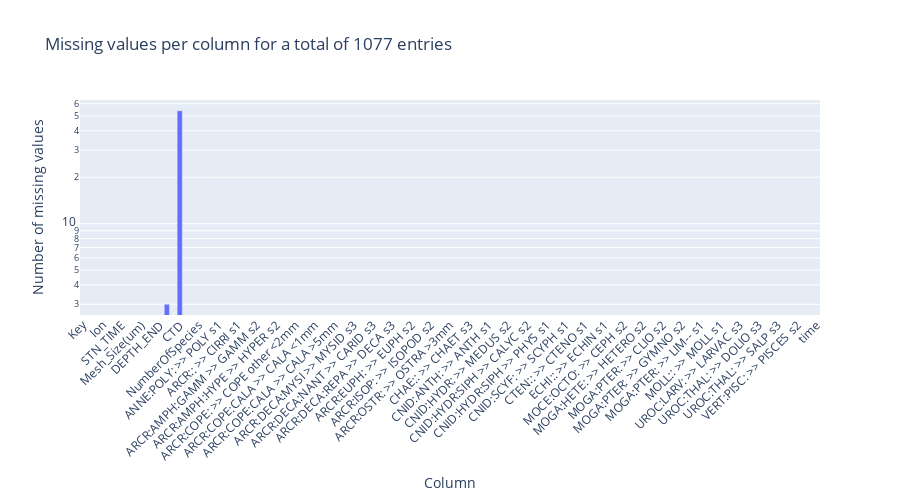

Write notebook code for a chart like this one.
### Markdown cell above
Remove the data when time and position are not known.

### Code cell
fig = (
    raw_data.isna()
    .sum()
    .plot(
        kind="bar",
        title=f"Missing values per column for a total of {len(raw_data)} entries",
        labels=dict(
            index="Column",
            value="Number of missing values",
        ),
        # log y-axis
        log_y=True,
    )
)
# Rotate x-axis labels by 45 degrees
fig.update_xaxes(tickangle=-45)
# multiply the figure ratio of height by 2
fig.update_layout(height=500)
# Remove legend
fig.update_layout(showlegend=False)
fig.show()

### Figure 1 — Plotly figure (JSON) as saved in the notebook; plotly's stock layout.template omitted (floating-point values rounded to 4 significant figures)
{"data": [{"hovertemplate": "variable=0<br>Column=%{x}<br>Number of missing values=%{y}<extra></extra>", "legendgroup": "0", "marker": {"color": "#636efa", "pattern": {"shape": ""}}, "name": "0", "orientation": "v", "showlegend": true, "textposition": "auto", "type": "bar", "x": ["Key", "region_name", "Station", "lon", "lat", "Date", "STN_TIME", "Twilight", "Net_Type", "Mesh_Size(um)", "Net_Mouth_Dia(m)", "DEPTH_STRT", "DEPTH_END", "Bottom Depth(m)", "Volume Filtered(m3)", "CTD", "NOTES", "Pi", "NumberOfSpecies", "SumOfDiversity", "ANNE:POLY: >> POLY larvae s1", "ANNE:POLY: >> POLY s1", "ANNE:POLY: >> POLY s2", "ANNE:POLY: >> POLY s3", "ARCR:: >> CIRRI s1", "ARCR:: >> CRUST larvae s1", "ARCR:AMPH:GAMM >> GAMM s1", "ARCR:AMPH:GAMM >> GAMM s2", "ARCR:AMPH:GAMM >> GAMM s3", "ARCR:AMPH:HYPE >> HYPER s1", "ARCR:AMPH:HYPE >> HYPER s2", "ARCR:AMPH:HYPE >> HYPER s3", "ARCR:CLAD: >> CLADO s1", "ARCR:COPE: >> COPE other <2mm", "ARCR:COPE: >> COPE other >2mm", "ARCR:COPE: >> COPEN s1", "ARCR:COPE:CALA >> CALA <1mm", "ARCR:COPE:CALA >> CALA <3mm≥1mm", "ARCR:COPE:CALA >> CALA <5mm≥3mm", "ARCR:COPE:CALA >> CALA >5mm", "ARCR:DECA:MYSI >> MYSID s1", "ARCR:DECA:MYSI >> MYSID s2", "ARCR:DECA:MYSI >> MYSID s3", "ARCR:DECA:NANT >> CARID s1", "ARCR:DECA:NANT >> CARID s2", "ARCR:DECA:NANT >> CARID s3", "ARCR:DECA:REPA >> DECA s1", "ARCR:DECA:REPA >> DECA s2", "ARCR:DECA:REPA >> DECA s3", "ARCR:EUPH: >> EUPH eggs", "ARCR:EUPH: >> EUPH s1", "ARCR:EUPH: >> EUPH s2", "ARCR:EUPH: >> EUPH s3", "ARCR:ISOP: >> ISOPOD s1", "ARCR:ISOP: >> ISOPOD s2", "ARCR:ISOP: >> ISOPOD s3", "ARCR:OSTR: >> OSTRA <3mm", "ARCR:OSTR: >> OSTRA >3mm", "CHAE:: >> CHAET s1", "CHAE:: >> CHAET s2", "CHAE:: >> CHAET s3", "CHRO:: >> PROTO s1", "CHRO:: >> PROTO s2", "CNID:ANTH: >> ANTH s1", "CNID:ANTH: >> ANTH s2", "CNID:HYDR: >> MEDUS s1", "CNID:HYDR: >> MEDUS s2", "CNID:HYDR: >> MEDUS s3", "CNID:HYDR:SIPH >> CALYC s1", "CNID:HYDR:SIPH >> CALYC s2", "CNID:HYDR:SIPH >> CALYC s3", "CNID:HYDR:SIPH >> PHYS float >5mm", "CNID:HYDR:SIPH >> PHYS s1", "CNID:HYDR:SIPH >> PHYS s2", "CNID:HYDR:SIPH >> PHYS s3", "CNID:SCYF: >> SCYPH s1", "CNID:SCYF: >> SCYPH s2", "CNID:SCYF: >> SCYPH s3", "CTEN:: >> CTENO s1", "CTEN:: >> CTENO s2", "CTEN:: >> CTENO s3", "ECHI:: >> ECHIN s1", "ECTO:: >> BRYOC s1", "MOCE:OCTO: >> CEPH s1", "MOCE:OCTO: >> CEPH s2", "MOCE:OCTO: >> CEPH s3", "MOGA:HETE: >> HETERO s1", "MOGA:HETE: >> HETERO s2", "MOGA:HETE: >> HETERO s3", "MOGA:PTER: >> CLIO s1", "MOGA:PTER: >> CLIO s2", "MOGA:PTER: >> CLIO s3", "MOGA:PTER: >> GYMNO s1", "MOGA:PTER: >> GYMNO s2", "MOGA:PTER: >> GYMNO s3", "MOGA:PTER: >> LIM-- s0", "MOGA:PTER: >> LIM-- s1", "MOGA:PTER: >> LIM-- s2", "MOGA:PTER: >> LIM-- s3", "MOLL:: >> MOLL s1", "UROC:LARV: >> LARVAC s1", "UROC:LARV: >> LARVAC s2", "UROC:LARV: >> LARVAC s3", "UROC:THAL: >> DOLIO s1", "UROC:THAL: >> DOLIO s2", "UROC:THAL: >> DOLIO s3", "UROC:THAL: >> SALP s1", "UROC:THAL: >> SALP s2", "UROC:THAL: >> SALP s3", "VERT:PISC: >> PISCES egg s1", "VERT:PISC: >> PISCES s1", "VERT:PISC: >> PISCES s2", "VERT:PISC: >> PISCES s3", "XXXX >> Remainder", "time"], "xaxis": "x", "y": [0, 0, 0, 0, 0, 0, 0, 0, 0, 0, 0, 0, 0, 3, 0, 54, 0, 0, 0, 0, 0, 0, 0, 0, 0, 0, 0, 0, 0, 0, 0, 0, 0, 0, 0, 0, 0, 0, 0, 0, 0, 0, 0, 0, 0, 0, 0, 0, 0, 0, 0, 0, 0, 0, 0, 0, 0, 0, 0, 0, 0, 0, 0, 0, 0, 0, 0, 0, 0, 0, 0, 0, 0, 0, 0, 0, 0, 0, 0, 0, 0, 0, 0, 0, 0, 0, 0, 0, 0, 0, 0, 0, 0, 0, 0, 0, 0, 0, 0, 0, 0, 0, 0, 0, 0, 0, 0, 0, 0, 0, 0, 0, 0, 0, 0], "yaxis": "y"}], "layout": {"barmode": "relative", "height": 500, "legend": {"title": {"text": "variable"}, "tracegroupgap": 0}, "showlegend": false, "title": {"text": "Missing values per column for a total of 1077 entries"}, "xaxis": {"anchor": "y", "domain": [0, 1], "tickangle": -45, "title": {"text": "Column"}}, "yaxis": {"anchor": "x", "domain": [0, 1], "title": {"text": "Number of missing values"}, "type": "log"}}}
